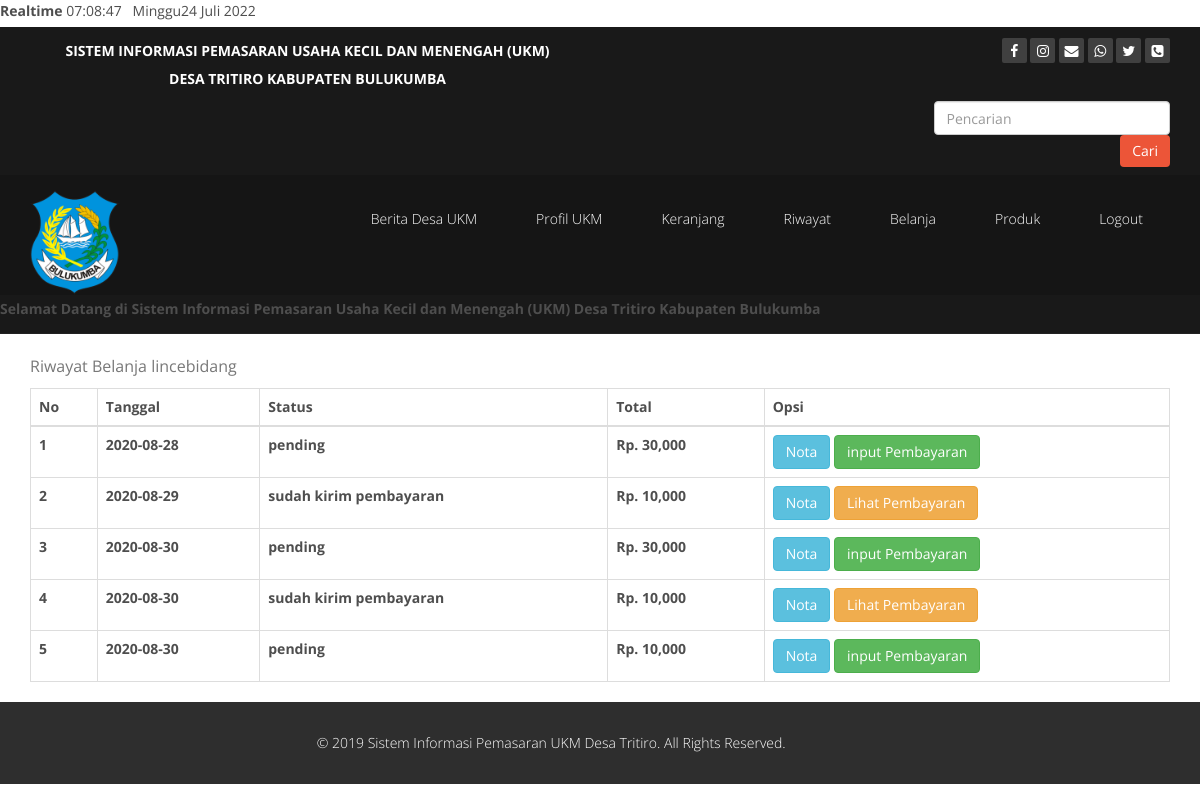
The page /views/user/riwayat.php (signed in) on the database its author committed.
### tables this page shows
CREATE TABLE `pembelian` (
  `id_pembelian` int(11) NOT NULL,
  `id_pelanggan` int(11) NOT NULL,
  `id_ongkir` int(11) NOT NULL,
  `tanggal_pembelian` date NOT NULL,
  `total_pembelian` int(11) NOT NULL,
  `nama_kota` varchar(100) NOT NULL,
  `tarif` int(11) NOT NULL,
  `alamat_pengiriman` text NOT NULL,
  `status_pembelian` varchar(100) NOT NULL DEFAULT 'pending',
  `resi_pengiriman` varchar(50) DEFAULT NULL
);

### views/user/riwayat.php (the view, shortened to what this page needs)
<?php include_once 'atribut/head.php' ?>
<?php include_once 'atribut/menu.php' ?>
<section class="riwayat">
    <div class="container">
        <h3>Riwayat Belanja <?php echo $_SESSION["pelanggan"]["nama"] ?></h3>
        <table class="table table-bordered">
            <thead>
                <tr>
                    <th>No</th>
                    <th>Tanggal</th>
                    <th>Status</th>
                    <th>Total</th>
                    <th>Opsi</th>
                </tr>
            </thead>
            <tbody>
                <?php $nomor=1;
                $id_pelanggan = $_SESSION["pelanggan"]['id_user'];
                $sql          = "SELECT * FROM pembelian WHERE id_pelanggan = '$id_pelanggan'";
                $ambil        = $koneksi->query($sql);
                while ($pecah = $ambil->fetch_assoc()) {
                ?>
                <tr>
                    <td><?php echo $nomor++; ?></td>
                    <td><?php echo $pecah["tanggal_pembelian"] ?></td>
                    <td>
                        <?php echo $pecah["status_pembelian"] ?>
                        <br>
                    </td>
                    <td>Rp. <?php echo number_format($pecah["total_pembelian"]) ?></td>
                    <td>
                        <a href="nota.php?id=<?php echo $pecah["id_pembelian"] ?>" class="btn btn-info">Nota</a>
                        <?php if ($pecah['status_pembelian'] == "pending") { ?>
                            <a href="pembayaran.php?id=<?php echo $pecah["id_pembelian"]; ?>" class="btn btn-success"> input Pembayaran</a>
                        <?php } else { ?>
                            <a href="pembayaran_detail.php?id=<?php echo $pecah["id_pembelian"]; ?> " class="btn btn-warning">Lihat Pembayaran</a>
                        <?php } ?>
                    </td>
                </tr>
                <?php } ?>
            </tbody>
        </table>
    </div>
</section>
<?php include_once 'atribut/foot.php' ?>

### assets/css/main.css (style rules this page uses)
body { background: #fff; font-family: 'Open Sans', sans-serif; color: #4e4e4e; line-height: 22px; }
h1, h2, h3, h4, h5, h6 { font-weight: 600; font-family: 'Open Sans', sans-serif; color: #4e4e4e; }
h3 { font-size: 16px; color: #787878; font-weight: 400; line-height: 24px; }
a { color: #EC5538; -webkit-transition: color 300ms, background-color 300ms; transition: color 300ms, background-color 300ms; }

### rows shown on the page
pembelian: tanggal_pembelian "2020-08-28", status_pembelian "pending", total_pembelian "30,000"
pembelian: tanggal_pembelian "2020-08-29", status_pembelian "sudah kirim pembayaran", total_pembelian "10,000"
pembelian: tanggal_pembelian "2020-08-30", status_pembelian "pending", total_pembelian "30,000"
pembelian: tanggal_pembelian "2020-08-30", status_pembelian "sudah kirim pembayaran", total_pembelian "10,000"
pembelian: tanggal_pembelian "2020-08-30", status_pembelian "pending", total_pembelian "10,000"

### other values the page prints
$_SESSION["pelanggan"]["nama"] "lincebidang"
